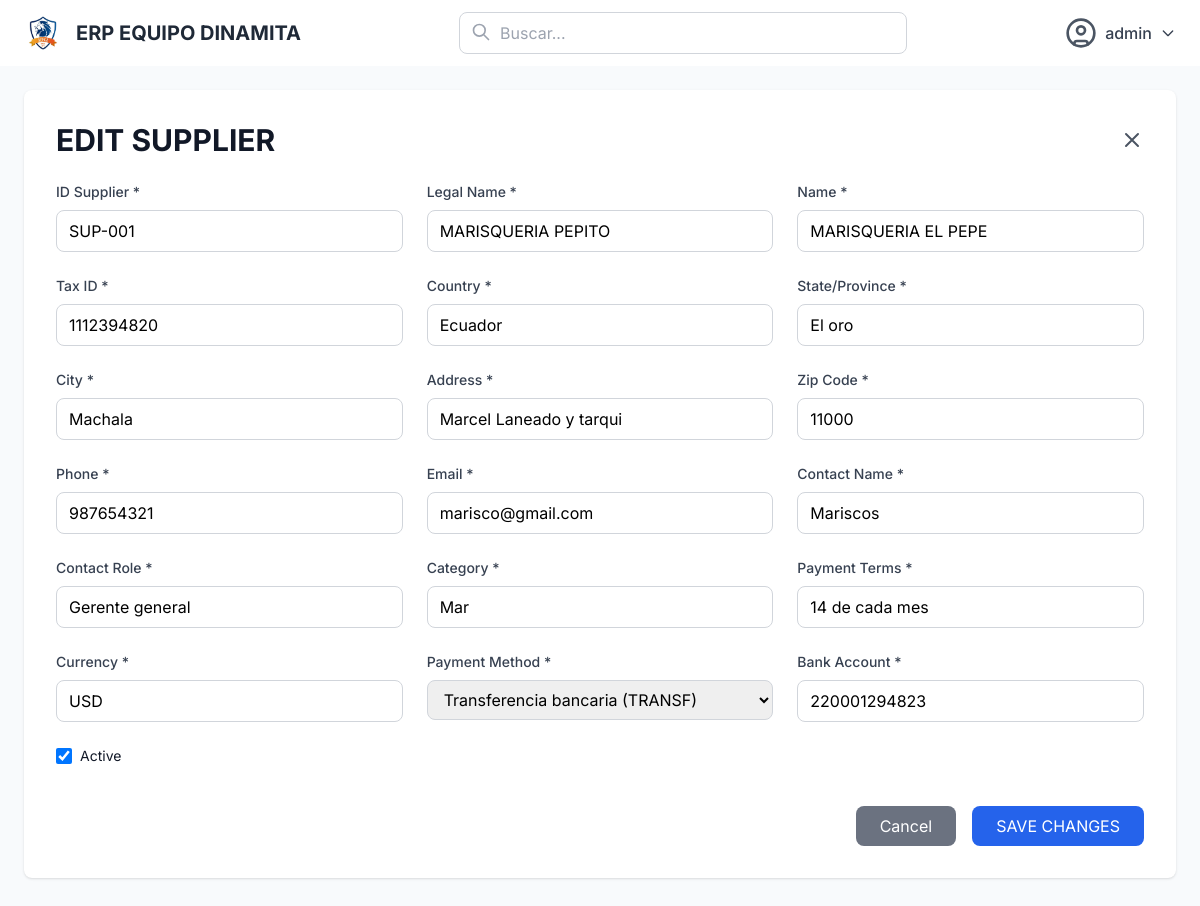
Page /suppliers/1/edit/ (signed in) on the committed database.
### users/models.py (models this page shows)
class User(AbstractUser):
    class Meta:
        db_table = "users"
        verbose_name = "Usuario"
        verbose_name_plural = "Usuarios"

### suppliers/models.py (models this page shows, shortened)
class Supplier(models.Model):
    id_supplier = models.CharField(max_length=50, unique=True)
    legal_name = models.CharField(max_length=200)
    name = models.CharField(max_length=200)
    tax_id = models.CharField(max_length=50)
    country = models.CharField(max_length=100)
    state_province = models.CharField(max_length=100)
    city = models.CharField(max_length=100)
    address = models.CharField(max_length=300)
    zip_code = models.IntegerField()
    phone = models.IntegerField()
    email = models.EmailField()
    contact_name = models.CharField(max_length=200)
    contact_role = models.CharField(max_length=100)
    category = models.CharField(max_length=100)
    payment_terms = models.CharField(max_length=100)
    currency = models.CharField(max_length=10)
    payment_method = models.ForeignKey(PaymentMethod, on_delete=models.PROTECT, default=1, verbose_name="Payment Method")
    bank_account = models.CharField(max_length=100)
    status = models.BooleanField(default=True)
    created_at = models.DateTimeField(auto_now_add=True)
    updated_at = models.DateTimeField(auto_now=True)
    created_by = models.ForeignKey(User, on_delete=models.SET_NULL, null=True, blank=True)
    class Meta:
        db_table = "suppliers"
        verbose_name = "Supplier"
        verbose_name_plural = "Suppliers"
        ordering = ['-created_at']

### suppliers/views.py (the view)
# urls.py: path('<int:id>/edit/', views.supplier_edit, name='supplier_edit'),
@login_required
def supplier_edit(request, id):
    supplier = get_object_or_404(Supplier, id=id)
    if request.method == 'POST':
        form = SupplierForm(request.POST, instance=supplier)
        if form.is_valid():
            form.save()
            return redirect('suppliers:suppliers_list')
    else:
        form = SupplierForm(instance=supplier)
    context = {
        'form': form,
        'supplier': supplier,
        'edit_mode': True
    }
    return render(request, 'suppliers/supplier_form.html', context)

### suppliers/models.py (called while the page is built)
    def __str__(self):
        return f"{self.name} ({self.symbol})"

### suppliers/templates/suppliers/supplier_form.html (shortened to what this page needs)
{% extends "core/base.html" %}
{% load static %}
{% block content %}
<div class="max-w-7xl mx-auto">
    <div class="bg-white rounded-lg shadow p-8">
        <div class="flex justify-between items-center mb-6">
            <h1 class="text-3xl font-bold text-gray-900">{% if supplier %}EDIT SUPPLIER{% else %}CREATE NEW SUPPLIER{% endif %}</h1>
            <a href="{% url 'suppliers:suppliers_list' %}" class="text-gray-600 hover:text-gray-800">
                <svg class="h-6 w-6" fill="none" stroke="currentColor" viewBox="0 0 24 24">
                    <path stroke-linecap="round" stroke-linejoin="round" stroke-width="2" d="M6 18L18 6M6 6l12 12"></path>
                </svg>
            </a>
        </div>
        <form method="post" class="space-y-6">
            <div class="grid grid-cols-1 md:grid-cols-2 lg:grid-cols-3 gap-6">
                <div>
                    <label for="id_id_supplier" class="block text-sm font-medium text-gray-700 mb-2">ID Supplier *</label>
                    {{ form.id_supplier }}
                </div>
                <div>
                    <label for="id_legal_name" class="block text-sm font-medium text-gray-700 mb-2">Legal Name *</label>
                    {{ form.legal_name }}
                </div>
                <div>
                    <label for="id_name" class="block text-sm font-medium text-gray-700 mb-2">Name *</label>
                    {{ form.name }}
                </div>
                <div>
                    <label for="id_tax_id" class="block text-sm font-medium text-gray-700 mb-2">Tax ID *</label>
                    {{ form.tax_id }}
                </div>
                <div>
                    <label for="id_country" class="block text-sm font-medium text-gray-700 mb-2">Country *</label>
                    {{ form.country }}
                </div>
                <div>
                    <label for="id_state_province" class="block text-sm font-medium text-gray-700 mb-2">State/Province *</label>
                    {{ form.state_province }}
                </div>
                <div>
                    <label for="id_city" class="block text-sm font-medium text-gray-700 mb-2">City *</label>
                    {{ form.city }}
                </div>
                <div>
                    <label for="id_address" class="block text-sm font-medium text-gray-700 mb-2">Address *</label>
                    {{ form.address }}
                </div>
                <div>
                    <label for="id_zip_code" class="block text-sm font-medium text-gray-700 mb-2">Zip Code *</label>
                    {{ form.zip_code }}
                </div>
                <div>
                    <label for="id_phone" class="block text-sm font-medium text-gray-700 mb-2">Phone *</label>
                    {{ form.phone }}
                </div>
                <div>
                    <label for="id_email" class="block text-sm font-medium text-gray-700 mb-2">Email *</label>
                    {{ form.email }}
                </div>
                <div>
                    <label for="id_contact_name" class="block text-sm font-medium text-gray-700 mb-2">Contact Name *</label>
                    {{ form.contact_name }}
                </div>
                <div>
                    <label for="id_contact_role" class="block text-sm font-medium text-gray-700 mb-2">Contact Role *</label>
                    {{ form.contact_role }}
                </div>
                <div>
                    <label for="id_category" class="block text-sm font-medium text-gray-700 mb-2">Category *</label>
                    {{ form.category }}
                </div>
                <div>
                    <label for="id_payment_terms" class="block text-sm font-medium text-gray-700 mb-2">Payment Terms *</label>
                    {{ form.payment_terms }}
                </div>
                <div>
                    <label for="id_currency" class="block text-sm font-medium text-gray-700 mb-2">Currency *</label>
                    {{ form.currency }}
                </div>
                <div>
                    <label for="id_payment_method" class="block text-sm font-medium text-gray-700 mb-2">Payment Method *</label>
                    {{ form.payment_method }}
                </div>
                <div>
                    <label for="id_bank_account" class="block text-sm font-medium text-gray-700 mb-2">Bank Account *</label>
                    {{ form.bank_account }}
                </div>
            </div>
            <div class="flex items-center">
                <input type="checkbox" id="id_status" name="status" {% if supplier %}{% if supplier.status %}checked{% endif %}{% else %}{% if form.status.value %}checked{% endif %}{% endif %} class="h-4 w-4 text-blue-600 focus:ring-blue-500 border-gray-300 rounded">
                <label for="id_status" class="ml-2 block text-sm text-gray-900">Active</label>
            </div>
            <div class="flex justify-end space-x-4 pt-4">
                <a href="{% url 'suppliers:suppliers_list' %}" class="bg-gray-500 hover:bg-gray-600 text-white px-6 py-2 rounded-lg transition-colors">
                    Cancel
                </a>
                <button type="submit" class="bg-blue-600 hover:bg-blue-700 text-white px-6 py-2 rounded-lg transition-colors">
                    {% if supplier %}SAVE CHANGES{% else %}CREATE{% endif %}
                </button>
            </div>
        </form>
    </div>
</div>
{% endblock %}

### core/templates/core/base.html (shortened to what this page needs)
{% load static %}
<!DOCTYPE html>
<html lang="es">
<head>
    <script src="https://cdn.tailwindcss.com"></script>
</head>
<body class="bg-slate-50">
    <nav class="bg-white shadow flex items-center justify-between px-6 py-3">
        <div class="flex items-center space-x-3">
            <img src="{% static 'img/logo.png' %}" alt="Logo" class="h-10 w-10">
            <span class="text-xl font-bold text-gray-800">ERP EQUIPO DINAMITA</span>
        </div>
        <div class="hidden md:flex flex-1 max-w-md mx-8">
            <div class="relative w-full">
                <input type="text" placeholder="Buscar..." class="w-full px-4 py-2 pl-10 border border-gray-300 rounded-lg focus:outline-none focus:ring-2 focus:ring-blue-500">
                <svg class="absolute left-3 top-2.5 h-5 w-5 text-gray-400" fill="none" stroke="currentColor" viewBox="0 0 24 24">
                    <path stroke-linecap="round" stroke-linejoin="round" stroke-width="2" d="M21 21l-6-6m2-5a7 7 0 11-14 0 7 7 0 0114 0z"></path>
                </svg>
            </div>
        </div>
        <div class="relative">
            <button id="user-menu-button" class="flex items-center space-x-2 text-gray-700 hover:text-gray-900 focus:outline-none">
                <span class="font-medium">{{ user.username }}</span>
                <svg class="h-4 w-4" fill="none" stroke="currentColor" viewBox="0 0 24 24">
                    <path stroke-linecap="round" stroke-linejoin="round" stroke-width="2" d="M19 9l-7 7-7-7"></path>
                </svg>
            </button>
        </div>
    </nav>
    <main class="p-6 bg-slate-50 min-h-screen">
        {% block content %}
        {% endblock %}
    </main>
</body>
</html>

### core/templates/core/base.html (style rules this page uses)
body { font-family: 'Inter', sans-serif; }

### rows in the picture
User: username "admin"
Supplier: id_supplier "SUP-001", legal_name "MARISQUERIA PEPITO", name "MARISQUERIA EL PEPE", tax_id "1112394820", country "Ecuador", state_province "El oro", city "Machala", address "Marcel Laneado y tarqui", zip_code "11000", phone "987654321", email "marisco@gmail.com", contact_name "Mariscos", contact_role "Gerente general", category "Mar", payment_terms "14 de cada mes", currency "USD", payment_method "Transferencia bancaria (TRANSF)", bank_account "220001294823", status "☑"
